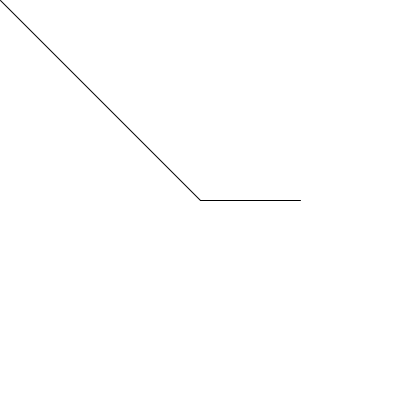
Frame 1 (no input)
Frame 60 (the mouse pressed at the canvas centre just before this capture): identical to frame 1, image omitted
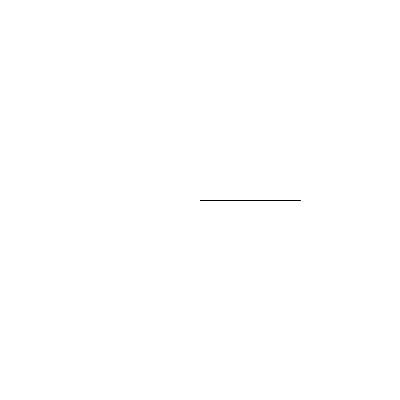
Frame 120 (the mouse held since frame 60 and released just before this capture)

The Processing sketch that drew these frames (run headless with seeded random() and noise(); from frame 60 on, the mouse is pressed at the canvas centre):

// Processing sketch: ch5_GetAngleBetween
// ── ch5_GetAngleBetween.pde
PVector a, b;

void setup() {

  size(400, 400);

  a = new PVector(100, 0);
  b = new PVector(100, 120);
}

void draw() {

  background(255);
  translate(width/2, height/2);
  line(0, 0, a.x, a.y);

  b.set(mouseX - width/2, mouseY - height/2);
  line(0, 0, b.x, b.y);

  float dot_rslt =
    (a.x/a.mag()) * (b.x/b.mag()) +
    (a.y/a.mag()) * (b.y/b.mag());

  //println(dot_rslt);

  float angle = acos(dot_rslt); // acos: inverse cos()
  println(degrees(angle));
}
